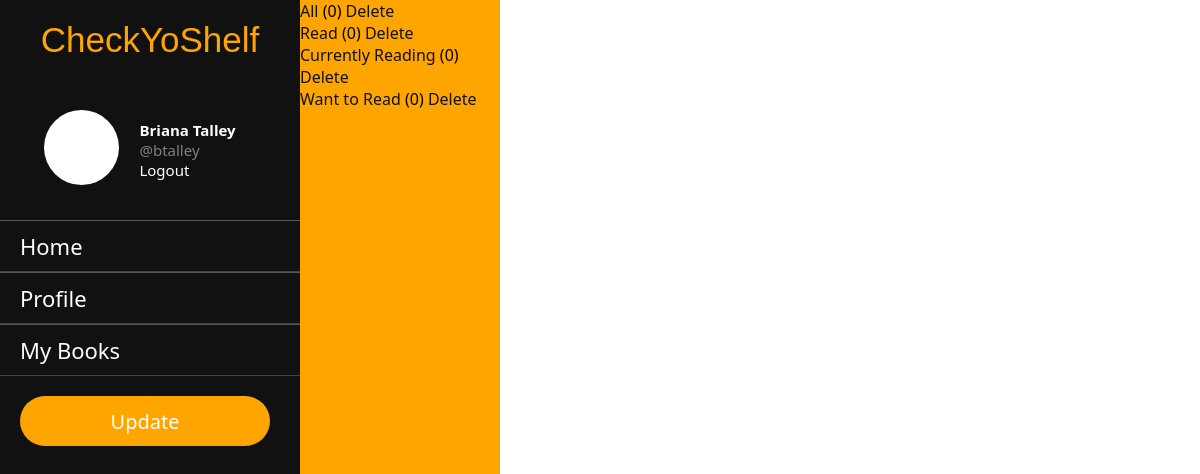
Screenshot of /mharris/bookshelves (signed in) with the database file from the repository.
### app/models.py (models this page shows, shortened)
class Profile(models.Model):
    user = models.OneToOneField(User, on_delete=models.CASCADE, primary_key=True)
    name = models.CharField(max_length=200)
    bio = models.TextField(blank=True)
    followers = []
    following = []

class Bookshelf(models.Model):
    profile = models.ForeignKey(
        Profile, on_delete=models.CASCADE, related_name="profile", null=True
    )
    books = models.ManyToManyField(Book, blank=True, related_name="books")
    name = models.CharField(max_length=200)
    def __str__(self):
        return self.name

### app/views.py (the view)
# urls.py: path("<str:username>/bookshelves", bookshelf_view, name="bookshelves"),
@login_required(login_url="login")
def bookshelf_view(request, username):
    context = {}
    current_user = request.user
    my_profile = Profile.objects.get(user=current_user)
    try:
        user = User.objects.get(username=username)
        profile = Profile.objects.get(user=user)
    except:
        user = None
        profile = None
    bookshelves = Bookshelf.objects.filter(profile=profile)
    bookshelves_count = {}
    for shelf in bookshelves:
        shelf_books = shelf.books.all()
        bookshelves_count[shelf] = shelf_books.count()
    context["current_user"] = current_user
    context["my_profile"] = my_profile
    context["user"] = user
    context["profile"] = profile
    context["bookshelves_count"] = bookshelves_count
    return render(request, "bookshelves.html", context)

### app/templates/bookshelves.html (shortened to what this page needs)
{% extends "base.html" %}  {% block content %}
<div class="bookshelf-nav">
  <ul>
    {% for shelf, count in bookshelves_count.items %}
    <li>
      <a href="{% url "books" profile.user shelf %}">{{ shelf }}</a> ({{ count }})
      <a href="{% url "delete_bookshelf" profile.user shelf %}">Delete</a>
    </li>
    {% endfor %}
  </ul>
</div>
{% endblock content %}

### app/templates/base.html (shortened to what this page needs)
{% load static %}
<!DOCTYPE html>
<html lang="en">
  <head>
    <link rel="stylesheet" href="{% static "styles.css" %}">
  </head>
  <body>
    <div class="wrapper">
      <div class="side-nav">
        <div class="logo">
          <p>CheckYoShelf</p>
        </div>
        <div class="profile-section">
          <div class="profile-pic">
            <span></span>
          </div>
          <div class="user-info">
            <p class="name">{{ my_profile.name }}</p>
            <p class="username">@{{ current_user }}</p>
            <a href="{% url "logout" %}">Logout</a>
          </div>
        </div>
        <ul>
          <li><a href="{% url "home" %}">Home</a></li>
          <li><a href="{% url "profile" current_user %}">Profile</a></li>
          <li><a href="{% url "bookshelves" current_user %}">My Books</a></li>
        </ul>
        <div class="btn-container">
          <div class="btn">
            <a href="{% url "make_post" current_user %}">Update</a>
          </div>
        </div>
      </div>
      <div class="main-content">{% block content %}{% endblock content %}</div>
    </div>
  </body>
</html>

### app/static/styles.css (style rules this page uses)
* { margin: 0; padding: 0; list-style: none; text-decoration: none; font-family: 'Segoe UI', Tahoma, Geneva, Verdana, sans-serif; }
.wrapper { display: flex; position: relative; }
.wrapper .side-nav { height: 100%; width: 300px; position: fixed; background-color: #111; }
.wrapper .side-nav .logo { padding: 20px; text-align: center; }
.wrapper .side-nav .logo p { font-size: 35px; font-family: 'Franklin Gothic Medium', 'Arial Narrow', Arial, sans-serif !important; color: orange; }
.wrapper .side-nav .profile-section { display: flex; justify-content: center; align-items: center; padding: 20px; }
.wrapper .side-nav .profile-section .user-info { font-size: 15px; padding: 20px; }
.wrapper .side-nav .profile-section .user-info .name { color: white; font-weight: bold; }
.wrapper .side-nav .profile-section .user-info .username { color: gray; }
.wrapper .side-nav .profile-section .user-info a { color: white; transition: .3s; }
.wrapper .side-nav .profile-section span { height: 75px; width: 75px; background-color: white; display: inline-block; border-radius: 50px; }
.wrapper .side-nav ul li { padding: 10px 10px 10px 20px; border-bottom: 1px solid #434242; border-top: 1px solid #565656; transition: .3s; }
.wrapper .side-nav ul li a { font-size: 22px; color: white; display: block; }
.wrapper .btn-container { padding: 20px; }
.wrapper .btn-container .btn { height: 40px; width: 150px; padding: 5px 50px; background-color: orange; display: flex; justify-content: center; align-items: center; border-radius: 35px; transition: .3s; }
.wrapper .btn-container .btn a { font-size: 20px; font-weight: 500; color: white; display: block; }
.wrapper .main-content { width: 100%; margin-left: 300px; }
::placeholder { color: rgb(186, 124, 8); }
.wrapper .main-content .bookshelf-nav { height: 100%; width: 200px; position: fixed; background-color: orange; }
.wrapper .main-content .bookshelf-nav a { color: #111; }

### rows the page displays
Profile: name "Briana Talley"
Bookshelf: name "All", count "0"
Bookshelf: name "Read", count "0"
Bookshelf: name "Currently Reading", count "0"
Bookshelf: name "Want to Read", count "0"

### other values shown
{{ current_user }} "btalley"
